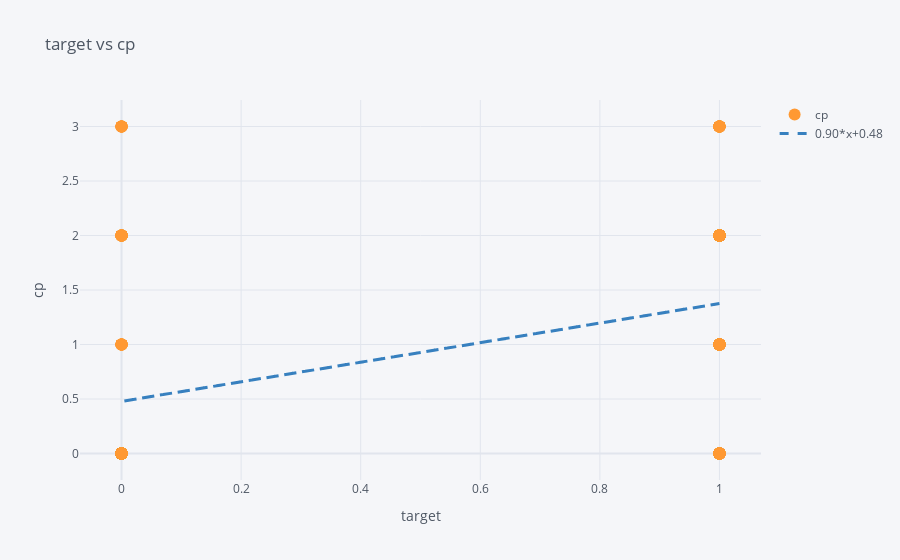

Notebook source saved alongside this figure:
### Markdown cell above
we can see exercise induced angina is dropping for patients with heart disease

### Code cell
target_cp=df[['target','cp']]
target_cp.sort_values('cp').iplot(x='target',y='cp',xTitle='target',yTitle='cp',mode='markers',title='target vs cp',bestfit=True,bestfit_colors=['blue'])

### Figure 1 — Plotly figure (JSON) as saved in the notebook; plotly's stock layout.template omitted (floating-point values rounded to 4 significant figures; data arrays with more than 128 entries replaced by an {"elided": "..."} marker saying what was removed)
{"data": [{"line": {"color": "rgba(255, 153, 51, 1.0)", "dash": "solid", "shape": "linear", "width": 1.3}, "marker": {"size": 12, "symbol": "circle"}, "mode": "markers", "name": "cp", "text": "", "type": "scatter", "x": {"elided": "303 int values"}, "y": {"elided": "303 int values"}}, {"line": {"color": "rgba(55, 128, 191, 1.0)", "dash": "dash", "shape": "linear", "width": 3}, "mode": "lines", "name": "0.90*x+0.48", "type": "scatter", "x": {"elided": "303 int values"}, "y": {"elided": "303 float values"}}], "layout": {"legend": {"bgcolor": "#F5F6F9", "font": {"color": "#4D5663"}}, "paper_bgcolor": "#F5F6F9", "plot_bgcolor": "#F5F6F9", "title": {"font": {"color": "#4D5663"}, "text": "target vs cp"}, "xaxis": {"gridcolor": "#E1E5ED", "showgrid": true, "tickfont": {"color": "#4D5663"}, "title": {"font": {"color": "#4D5663"}, "text": "target"}, "zerolinecolor": "#E1E5ED"}, "yaxis": {"gridcolor": "#E1E5ED", "showgrid": true, "tickfont": {"color": "#4D5663"}, "title": {"font": {"color": "#4D5663"}, "text": "cp"}, "zerolinecolor": "#E1E5ED"}}}
